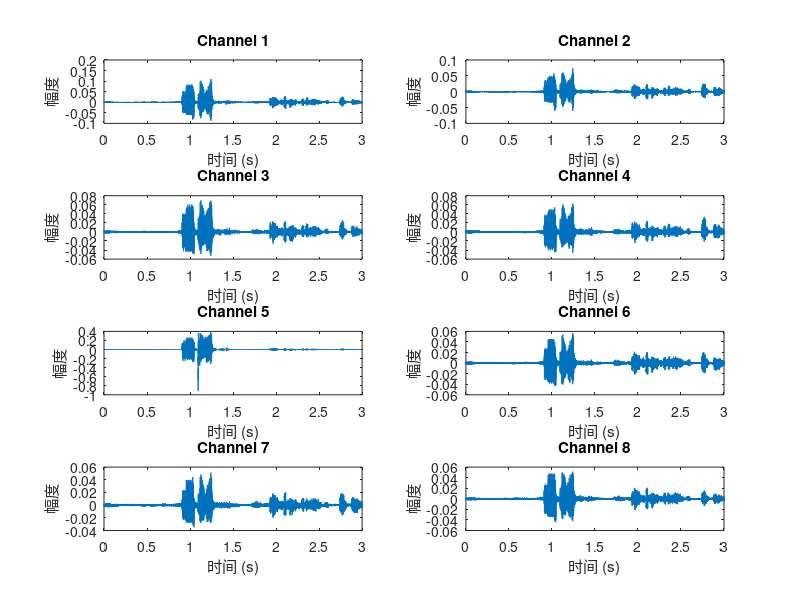
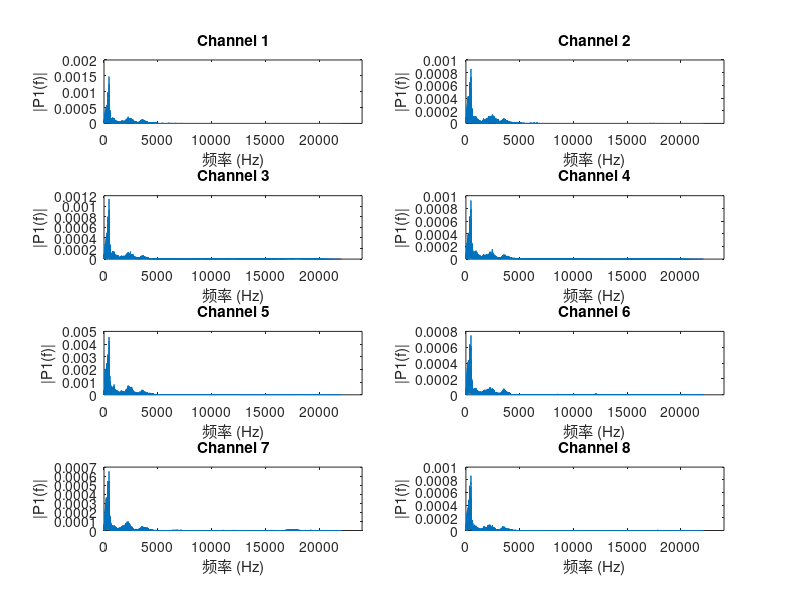

These charts were generated, in order, by the following MATLAB code:
clear;
load("audioToSave.mat");
numChannels = 8; % 通道数
sampleRate = 44100; % 采样率
durationSec = 3; % 绘制3秒数据
samplesToPlot = sampleRate * durationSec; % 计算需要绘制的样本数

% 检查audioToSave的长度是否足够
if size(audioToSave, 1) < samplesToPlot
    samplesToPlot = size(audioToSave, 1); % 如果不足3秒，则调整为实际长度
end

% 创建图形并绘制每个通道
figure('Name', 'Audio Channels', 'NumberTitle', 'off');
for i = 1:numChannels
    subplot(numChannels/2, 2, i);
    plot((1:samplesToPlot) / sampleRate, audioToSave(1:samplesToPlot, i));
    xlabel('时间 (s)');
    ylabel('幅度');
    title(['Channel ', num2str(i)]);
    xlim([0 samplesToPlot / sampleRate]); % 限制x轴显示0到3秒

end


%%互相关函数
% 绘制fft
% audioToSave的每列代表一个通道的数据
[numSamples, numChannels] = size(audioToSave);
sampleRate = 44100;  

% 初始化数组来存储所有通道的FFT结果
fftResults = zeros(numSamples/2+1, numChannels);
FFTs =zeros(numSamples, numChannels);
for i = 1:numChannels
    % 计算第i个通道的FFT
    y = fft(audioToSave(:, i));
    FFTs(:, i) = y;
    % 只取FFT的前一半，因为FFT结果是对称的
    P2 = abs(y / numSamples);
    P1 = P2(1:numSamples/2+1);
    P1(2:end-1) = 2*P1(2:end-1);
    
    % 将结果存储到结果数组中
    fftResults(:, i) = P1;
end

% fftResults现在包含所有通道的FFT幅度结果
% 每列对应一个通道，行表示不同频率的幅度

figure;
for i = 1:numChannels
    % 对应的频率轴
    f = sampleRate * (0:(numSamples/2)) / numSamples;
    
    % 在子图中绘制FFT结果
    subplot(numChannels/2, 2, i);
    plot(f, fftResults(:, i));
    title(['Channel ', num2str(i)]);
    xlabel('频率 (Hz)');
    ylabel('|P1(f)|');
    xlim([0 24000]); % 显示0到24 kHz的频率，可根据需要调整
end

gccResults = zeros(numSamples, nchoosek(numChannels, 2));
timeDelays = zeros(nchoosek(numChannels, 2), 1);
pairIndex = 1;

% 仅考虑前三个通道进行互相关分析
i=1;
for j = i+1:8
    % 使用已计算的FFT结果
    FFT1 = FFTs(:, i);
    FFT2 = FFTs(:, j);
    % 计算互功率谱密度
    S12 = FFT1 .* conj(FFT2);
    % 应用PHAT权重
    weightingFunction = 1 ./ abs(S12);
    weightedS12 = S12 .* weightingFunction;
    % 计算广义互相关
    gcc = ifft(weightedS12);
    gcc = fftshift(gcc);  % 中心化处理
    % 存储广义互相关结果
    gccResults(:, pairIndex) = gcc;
    % 计算并存储时延
    [~, delayIndex] = max(abs(gcc));
    timeDelays(pairIndex) = (delayIndex - ceil(numSamples / 2)) / sampleRate;
    fprintf('通道 %d 和通道 %d 延迟时间为 %f s.\n', i, j, timeDelays(pairIndex));
    pairIndex = pairIndex + 1;
end



